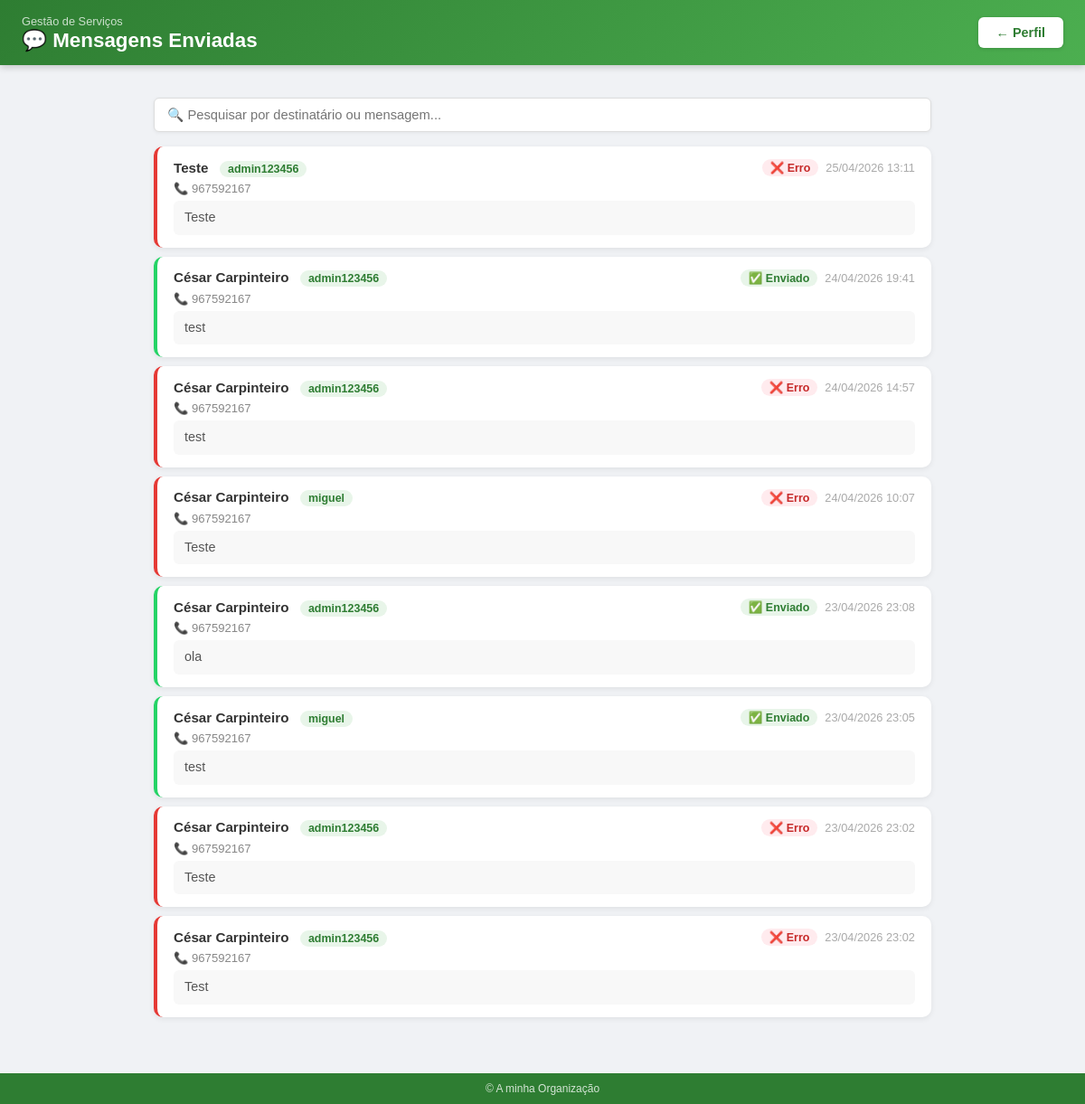
Screenshot of /mensagens (signed in) with the database file from the repository.
### models.py (models this page shows)
class Mensagem(db.Model):
    __tablename__ = 'mensagens'
    id = db.Column(db.Integer, primary_key=True)
    user_id = db.Column(db.Integer, db.ForeignKey('usuario.id'), nullable=False)
    destinatario = db.Column(db.String(50), nullable=False)
    contacto = db.Column(db.String(20), nullable=False)
    mensagem = db.Column(db.String(1000), nullable=False)
    estado = db.Column(db.String(20), default='enviado')
    created_at = db.Column(db.String(30), default=lambda: datetime.now().strftime('%d/%m/%Y %H:%M'))
    org_id = db.Column(db.Integer, db.ForeignKey('organizacao.id'), nullable=True)

class Usuario(UserMixin, db.Model):
    __tablename__ = 'usuario'
    id = db.Column(db.Integer, primary_key=True)
    nome = db.Column(db.String(30), unique=True)
    senha = db.Column(db.String())
    is_admin = db.Column(db.Boolean, default=False)
    email = db.Column(db.String(120))
    telefone = db.Column(db.String(30))
    nome_completo = db.Column(db.String(200))
    cargo = db.Column(db.String(100))
    org_id = db.Column(db.Integer, db.ForeignKey('organizacao.id'), nullable=True)

### main.py (the view)
@app.route('/mensagens')
@login_required
def mensagens():
    is_admin = current_user.is_admin
    if is_admin:
        todas = db.session.query(Mensagem, Usuario).join(Usuario, Mensagem.user_id == Usuario.id).filter(
            Mensagem.org_id == current_user.org_id).order_by(Mensagem.id.desc()).all()
    else:
        todas = db.session.query(Mensagem, Usuario).join(Usuario, Mensagem.user_id == Usuario.id).filter(
            Mensagem.org_id == current_user.org_id, Mensagem.user_id == current_user.id).order_by(Mensagem.id.desc()).all()
    return render_template('mensagens.html', mensagens=todas, is_admin=is_admin)

### main.py (called while the page is built, shortened)
@lm.user_loader
def user_loader(id):
    return db.session.query(Usuario).filter_by(id=id).first()

@app.context_processor
def inject_org():
    try:
        return dict(org_nome='A minha Organização', org=None, tem_mapa=True)
    except:
        return dict(org_nome='A minha Organização', org=None, tem_mapa=True)

### templates/mensagens.html (shortened to what this page needs)
<!DOCTYPE html>
<html lang="pt">
<head>
</head>
<body>
    <div class="page-header">
        <div>
            <div class="subtitle">Gestão de Serviços</div>
            <h1>💬 Mensagens Enviadas</h1>
        </div>
        <a href="/perfil">← Perfil</a>
    </div>
    <div class="content">
        <input class="search-bar" type="text" placeholder="🔍 Pesquisar por destinatário ou mensagem..." oninput="pesquisar(this.value)">
        {% if mensagens %}
            {% for m, u in mensagens %}
            <div class="msg-card {{ m.estado }}" data-search="{{ m.destinatario }} {{ m.mensagem }} {{ m.contacto }}">
                <div class="msg-top">
                    <div>
                        <span class="msg-dest">{{ m.destinatario }}</span>
                        {% if is_admin %}<span class="user-badge">{{ u.nome }}</span>{% endif %}
                    </div>
                    <div style="display:flex; align-items:center; gap:8px;">
                        {% if m.estado == 'enviado' %}
                        <span class="badge-enviado">✅ Enviado</span>
                        {% else %}
                        <span class="badge-erro">❌ Erro</span>
                        {% endif %}
                        <span class="msg-time">{{ m.created_at }}</span>
                    </div>
                </div>
                <div class="msg-contacto">📞 {{ m.contacto }}</div>
                <div class="msg-body">{{ m.mensagem }}</div>
            </div>
            {% endfor %}
        {% else %}
            <div class="empty-msg">Ainda não foram enviadas mensagens.</div>
        {% endif %}
    </div>
    <footer>&copy; {{ org_nome }}</footer>
</body>
</html>

### templates/mensagens.html (style rules this page uses)
* { box-sizing: border-box; margin: 0; padding: 0; }
body { font-family: 'Arial', sans-serif; background: #f0f2f5; padding-bottom: 60px; }
.page-header { background: linear-gradient(135deg, #2e7d32, #4CAF50); padding: 14px 24px; display: flex; align-items: center; justify-content: space-between; box-shadow: 0 2px 8px rgba(0,0,0,0.2); }
.page-header h1 { font-size: 1.4em; color: white; font-weight: 700; }
.page-header .subtitle { font-size: 0.8em; color: rgba(255,255,255,0.75); margin-top: 2px; }
.page-header a { padding: 9px 20px; background: white; color: #2e7d32; text-decoration: none; border-radius: 6px; font-size: 0.9em; font-weight: bold; box-shadow: 0 1px 4px rgba(0,0,0,0.15); }
.content { max-width: 900px; margin: 36px auto; padding: 0 20px; }
.search-bar { width: 100%; padding: 10px 14px; border: 1px solid #ddd; border-radius: 6px; font-size: 0.92em; background: white; box-shadow: 0 1px 4px rgba(0,0,0,0.06); margin-bottom: 16px; }
.msg-card { background: white; border-radius: 10px; margin-bottom: 10px; padding: 14px 18px; box-shadow: 0 2px 6px rgba(0,0,0,0.07); border-left: 4px solid #25D366; }
.msg-card.erro { border-left-color: #e53935; }
.msg-top { display: flex; justify-content: space-between; align-items: center; margin-bottom: 6px; }
.msg-dest { font-weight: bold; color: #333; font-size: 0.95em; }
.msg-time { font-size: 0.8em; color: #aaa; }
.msg-contacto { font-size: 0.82em; color: #888; margin-bottom: 6px; }
.msg-body { font-size: 0.9em; color: #555; background: #f8f8f8; padding: 8px 12px; border-radius: 6px; line-height: 1.5; }
.badge-enviado { background: #e8f5e9; color: #2e7d32; padding: 2px 9px; border-radius: 10px; font-size: 0.78em; font-weight: bold; }
.badge-erro { background: #ffebee; color: #c62828; padding: 2px 9px; border-radius: 10px; font-size: 0.78em; font-weight: bold; }
.user-badge { background: #e8f5e9; color: #2e7d32; padding: 2px 9px; border-radius: 10px; font-size: 0.78em; font-weight: bold; margin-left: 8px; }
footer { text-align: center; padding: 10px; background: #2e7d32; color: rgba(255,255,255,0.8); font-size: 12px; position: fixed; bottom: 0; width: 100%; }

### rows the page displays
Mensagem: destinatario "Teste", nome "admin123456", estado "❌ Erro", created_at "25/04/2026 13:11", contacto "967592167", mensagem "Teste"
Mensagem: destinatario "César Carpinteiro", nome "admin123456", estado "✅ Enviado", created_at "24/04/2026 19:41", contacto "967592167", mensagem "test"
Mensagem: destinatario "César Carpinteiro", nome "admin123456", estado "❌ Erro", created_at "24/04/2026 14:57", contacto "967592167", mensagem "test"
Mensagem: destinatario "César Carpinteiro", nome "miguel", estado "❌ Erro", created_at "24/04/2026 10:07", contacto "967592167", mensagem "Teste"
Mensagem: destinatario "César Carpinteiro", nome "admin123456", estado "✅ Enviado", created_at "23/04/2026 23:08", contacto "967592167", mensagem "ola"
Mensagem: destinatario "César Carpinteiro", nome "miguel", estado "✅ Enviado", created_at "23/04/2026 23:05", contacto "967592167", mensagem "test"
Mensagem: destinatario "César Carpinteiro", nome "admin123456", estado "❌ Erro", created_at "23/04/2026 23:02", contacto "967592167", mensagem "Teste"
Mensagem: destinatario "César Carpinteiro", nome "admin123456", estado "❌ Erro", created_at "23/04/2026 23:02", contacto "967592167", mensagem "Test"

### other values shown
{{ org_nome }} "A minha Organização"
